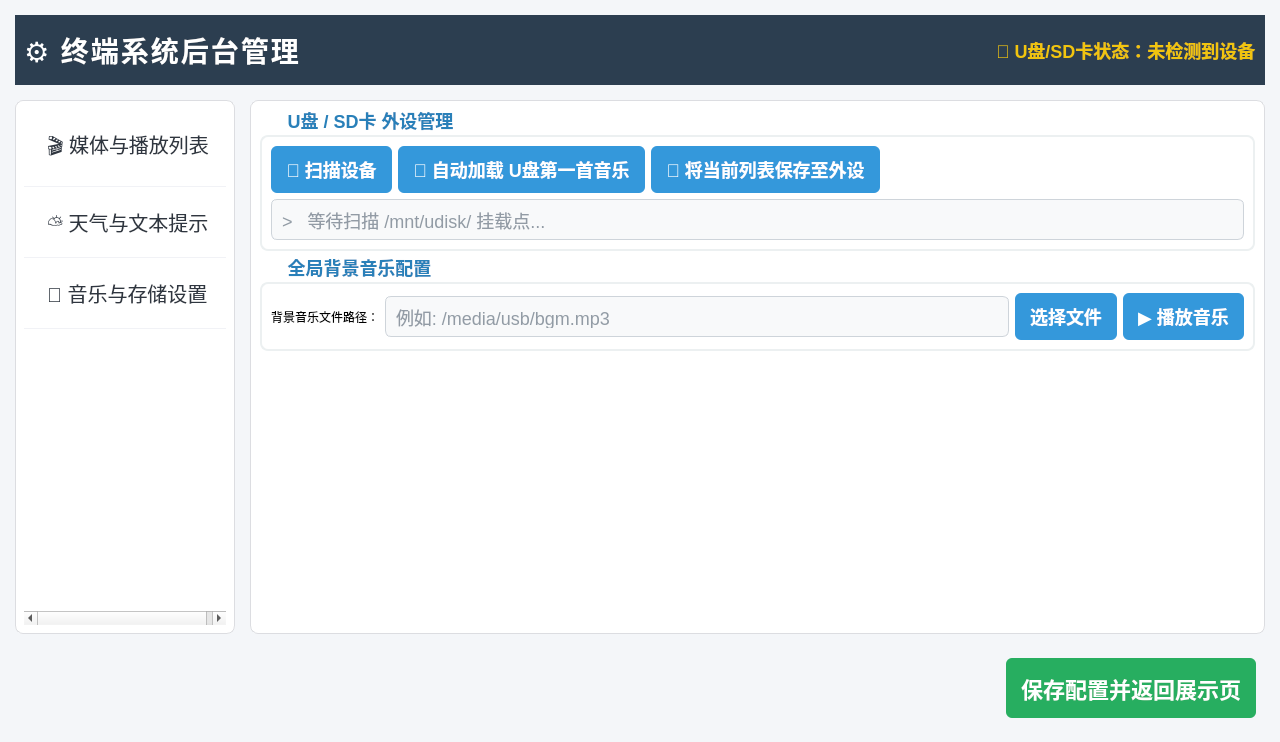
<?xml version="1.0" encoding="UTF-8"?>
<ui version="4.0">
 <class>AdminWidget</class>
 <widget class="QWidget" name="AdminWidget">
  <property name="geometry">
   <rect>
    <x>0</x>
    <y>0</y>
    <width>1280</width>
    <height>742</height>
   </rect>
  </property>
  <property name="windowTitle">
   <string>系统后台管理</string>
  </property>
  <property name="styleSheet">
   <string notr="true">
/* 全局样式 */
QWidget#AdminWidget {
    background-color: #f4f6f9;
    font-family: &quot;Microsoft YaHei&quot;, &quot;SimHei&quot;, sans-serif;
}

/* 顶部标题栏 */
QFrame#headerFrame {
    background-color: #2c3e50;
}
QLabel#lblTitle {
    color: #ffffff;
    font-size: 28px;
    font-weight: bold;
    letter-spacing: 2px;
}

/* 左侧导航菜单 */
QListWidget#listMenu {
    background-color: #ffffff;
    border: 1px solid #dcdde1;
    border-radius: 8px;
    font-size: 20px;
    outline: none;
}
QListWidget#listMenu::item {
    padding: 20px;
    border-bottom: 1px solid #f1f2f6;
    color: #2f3640;
}
QListWidget#listMenu::item:selected {
    background-color: #3498db;
    color: #ffffff;
    border-radius: 6px;
    font-weight: bold;
}

/* 右侧面板容器 */
QStackedWidget#stackedWidget {
    background-color: #ffffff;
    border: 1px solid #dcdde1;
    border-radius: 8px;
}

/* 组框样式 */
QGroupBox {
    font-size: 18px;
    font-weight: bold;
    color: #2980b9;
    border: 2px solid #ecf0f1;
    border-radius: 8px;
    margin-top: 25px;
}
QGroupBox::title {
    subcontrol-origin: margin;
    subcontrol-position: top left;
    padding: 0 10px;
    left: 15px;
}

/* 列表框与输入框 */
QListWidget, QLineEdit, QTextEdit {
    background-color: #f8f9fa;
    border: 1px solid #ced4da;
    border-radius: 6px;
    font-size: 18px;
    padding: 8px;
    color: #2c3e50;
}

/* 普通标签与复选框适配 */
QLabel#lblCity, QLabel#label_timer {
    font-size: 18px;
    font-weight: bold;
    color: #2c3e50;
}

QCheckBox#checkBox_timer {
    font-size: 18px;
    font-weight: bold;
    color: #2c3e50;
    spacing: 10px; 
}
QCheckBox::indicator {
    width: 24px;
    height: 24px;
}
QCheckBox::indicator:unchecked {
    background-color: #ffffff;
    border: 2px solid #bdc3c7;
    border-radius: 4px;
}
QCheckBox::indicator:checked {
    background-color: #3498db;
    border: 2px solid #3498db;
    border-radius: 4px;
}

/* 天气结果展示区背景 */
QWidget#weatherResultWidget {
    background-color: #ebf5fb;
    border-radius: 6px;
    border: 1px solid #d6eaf8;
}
QLabel#lblWeatherResult {
    color: #2980b9;
    font-size: 18px;
    line-height: 1.5; 
}

/* 按钮样式 */
QPushButton {
    background-color: #3498db;
    color: #ffffff;
    border: none;
    border-radius: 6px;
    padding: 10px 15px;
    font-size: 18px;
    font-weight: bold;
}
QPushButton:hover {
    background-color: #2980b9;
}
QPushButton:pressed {
    background-color: #1f618d;
}

/* 特殊控制按钮 */
QPushButton#btnVideoUp, QPushButton#btnVideoDown, QPushButton#btnImageUp, QPushButton#btnImageDown {
    background-color: #7f8c8d;
}
QPushButton#btnVideoDel, QPushButton#btnImageDel {
    background-color: #e74c3c;
}
QPushButton#btnVideoDel:hover, QPushButton#btnImageDel:hover {
    background-color: #c0392b;
}

/* 快捷输入按钮样式 (亮橙色) */
QPushButton#pushButton_quick {
    background-color: #e67e22;
    padding: 8px 12px;
}
QPushButton#pushButton_quick:hover {
    background-color: #d35400;
}

/* 底部全局应用按钮 */
QPushButton#btnApply {
    background-color: #27ae60;
    font-size: 22px;
    padding: 15px;
}
QPushButton#btnApply:hover {
    background-color: #2ecc71;
}
   </string>
  </property>
  <layout class="QVBoxLayout" name="verticalLayout_main">
   <property name="spacing">
    <number>15</number>
   </property>
   <property name="leftMargin">
    <number>15</number>
   </property>
   <property name="topMargin">
    <number>15</number>
   </property>
   <property name="rightMargin">
    <number>15</number>
   </property>
   <property name="bottomMargin">
    <number>15</number>
   </property>
   <item>
    <widget class="QFrame" name="headerFrame">
     <property name="minimumSize">
      <size>
       <width>0</width>
       <height>70</height>
      </size>
     </property>
     <layout class="QHBoxLayout" name="horizontalLayout_header">
      <item>
       <widget class="QLabel" name="lblTitle">
        <property name="text">
         <string>⚙️ 终端系统后台管理</string>
        </property>
       </widget>
      </item>
      <item>
       <spacer name="horizontalSpacer_header">
        <property name="orientation">
         <enum>Qt::Horizontal</enum>
        </property>
        <property name="sizeHint" stdset="0">
         <size>
          <width>40</width>
          <height>20</height>
         </size>
        </property>
       </spacer>
      </item>
      <item>
       <widget class="QLabel" name="lblStorageStatus">
        <property name="styleSheet">
         <string notr="true">color: #f1c40f; font-size: 18px; font-weight: bold;</string>
        </property>
        <property name="text">
         <string>💾 U盘/SD卡状态：未检测到设备</string>
        </property>
       </widget>
      </item>
     </layout>
    </widget>
   </item>
   <item>
    <layout class="QHBoxLayout" name="horizontalLayout_content">
     <property name="spacing">
      <number>15</number>
     </property>
     <item>
      <widget class="QListWidget" name="listMenu">
       <property name="sizePolicy">
        <sizepolicy hsizetype="Fixed" vsizetype="Expanding">
         <horstretch>0</horstretch>
         <verstretch>0</verstretch>
        </sizepolicy>
       </property>
       <property name="minimumSize">
        <size>
         <width>220</width>
         <height>0</height>
        </size>
       </property>
       <property name="maximumSize">
        <size>
         <width>220</width>
         <height>16777215</height>
        </size>
       </property>
       <item>
        <property name="text">
         <string>🎬 媒体与播放列表</string>
        </property>
       </item>
       <item>
        <property name="text">
         <string>⛅ 天气与文本提示</string>
        </property>
       </item>
       <item>
        <property name="text">
         <string>🎵 音乐与存储设置</string>
        </property>
       </item>
      </widget>
     </item>
     <item>
      <widget class="QStackedWidget" name="stackedWidget">
       <property name="currentIndex">
        <number>2</number>
       </property>
       <widget class="QWidget" name="pageMedia">
        <layout class="QHBoxLayout" name="horizontalLayout_media">
         <item>
          <widget class="QGroupBox" name="groupVideo">
           <property name="title">
            <string>视频播放列表 (排序控制)</string>
           </property>
           <layout class="QVBoxLayout" name="verticalLayout_video">
            <item>
             <layout class="QHBoxLayout" name="horizontalLayout">
              <item>
               <widget class="QPushButton" name="pushButton_videoget">
                <property name="text">
                 <string>🔄 自动扫描本地视频</string>
                </property>
               </widget>
              </item>
             </layout>
            </item>
            <item>
             <widget class="QListWidget" name="listVideos"/>
            </item>
            <item>
             <layout class="QHBoxLayout" name="horizontalLayout_vBtns">
              <item>
               <widget class="QPushButton" name="btnVideoAdd">
                <property name="text">
                 <string>添加</string>
                </property>
               </widget>
              </item>
              <item>
               <widget class="QPushButton" name="btnVideoDel">
                <property name="text">
                 <string>移除</string>
                </property>
               </widget>
              </item>
              <item>
               <widget class="QPushButton" name="btnVideoUp">
                <property name="text">
                 <string>上移</string>
                </property>
               </widget>
              </item>
              <item>
               <widget class="QPushButton" name="btnVideoDown">
                <property name="text">
                 <string>下移</string>
                </property>
               </widget>
              </item>
             </layout>
            </item>
           </layout>
          </widget>
         </item>
         <item>
          <widget class="QGroupBox" name="groupImage">
           <property name="title">
            <string>图文海报列表 (排序控制)</string>
           </property>
           <layout class="QVBoxLayout" name="verticalLayout_image">
            <item>
             <layout class="QHBoxLayout" name="horizontalLayout_2">
              <item>
               <widget class="QPushButton" name="pushButton_imageget">
                <property name="text">
                 <string>🔄 自动扫描本地图片</string>
                </property>
               </widget>
              </item>
             </layout>
            </item>
            <item>
             <widget class="QListWidget" name="listImages"/>
            </item>
            <item>
             <layout class="QHBoxLayout" name="horizontalLayout_iBtns">
              <item>
               <widget class="QPushButton" name="btnImageAdd">
                <property name="text">
                 <string>添加</string>
                </property>
               </widget>
              </item>
              <item>
               <widget class="QPushButton" name="btnImageDel">
                <property name="text">
                 <string>移除</string>
                </property>
               </widget>
              </item>
              <item>
               <widget class="QPushButton" name="btnImageUp">
                <property name="text">
                 <string>上移</string>
                </property>
               </widget>
              </item>
              <item>
               <widget class="QPushButton" name="btnImageDown">
                <property name="text">
                 <string>下移</string>
                </property>
               </widget>
              </item>
             </layout>
            </item>
           </layout>
          </widget>
         </item>
        </layout>
       </widget>
       <widget class="QWidget" name="pageText">
        <layout class="QVBoxLayout" name="verticalLayout_text">
         <item>
          <widget class="QGroupBox" name="groupWeather">
           <property name="title">
            <string>天气预报配置与预览</string>
           </property>
           <layout class="QVBoxLayout" name="verticalLayout_weather">
            <item>
             <layout class="QHBoxLayout" name="horizontalLayout_weatherInput">
              <item>
               <widget class="QLabel" name="lblCity">
                <property name="text">
                 <string>查询城市代码/拼音：</string>
                </property>
               </widget>
              </item>
              <item>
               <widget class="QLineEdit" name="txtCity">
                <property name="placeholderText">
                 <string>如：Beijing, Shanghai</string>
                </property>
               </widget>
              </item>
              <item>
               <widget class="QPushButton" name="btnTestWeather">
                <property name="text">
                 <string>🔍 测试获取天气</string>
                </property>
               </widget>
              </item>
             </layout>
            </item>
            <item>
             <widget class="QWidget" name="weatherResultWidget" native="true">
              <property name="minimumSize">
               <size>
                <width>0</width>
                <height>160</height>
               </size>
              </property>
              <layout class="QVBoxLayout" name="verticalLayout_wResult">
               <property name="leftMargin">
                <number>15</number>
               </property>
               <property name="topMargin">
                <number>10</number>
               </property>
               <property name="rightMargin">
                <number>15</number>
               </property>
               <property name="bottomMargin">
                <number>10</number>
               </property>
               <item>
                <widget class="QLabel" name="lblWeatherResult">
                 <property name="text">
                  <string>天气信息预览：暂无数据。请在上方输入城市并点击测试按钮。</string>
                 </property>
                 <property name="alignment">
                  <set>Qt::AlignLeading|Qt::AlignLeft|Qt::AlignTop</set>
                 </property>
                 <property name="wordWrap">
                  <bool>true</bool>
                 </property>
                </widget>
               </item>
              </layout>
             </widget>
            </item>
           </layout>
          </widget>
         </item>
         <item>
          <widget class="QGroupBox" name="groupTips">
           <property name="title">
            <string>社区温馨提示配置</string>
           </property>
           <layout class="QVBoxLayout" name="verticalLayout_tips">
            <item>
             <widget class="QTextEdit" name="txtTips">
              <property name="placeholderText">
               <string>在此输入长期显示的温馨提示信息...</string>
              </property>
             </widget>
            </item>
           </layout>
          </widget>
         </item>
         <item>
          <widget class="QGroupBox" name="groupEmergency">
           <property name="title">
            <string>紧急跑马灯广播发布</string>
           </property>
           <layout class="QHBoxLayout" name="horizontalLayout_emergency">
            <item>
             <widget class="QLineEdit" name="txtEmergency">
              <property name="maximumSize">
               <size>
                <width>330</width>
                <height>16777215</height>
               </size>
              </property>
              <property name="placeholderText">
               <string>在此输入紧急通知内容...</string>
              </property>
             </widget>
            </item>
            <item>
             <widget class="QPushButton" name="pushButton_quick2">
              <property name="cursor">
               <cursorShape>PointingHandCursor</cursorShape>
              </property>
              <property name="text">
               <string>⚡ 快捷常用语</string>
              </property>
             </widget>
            </item>
            <item>
             <widget class="QLabel" name="label_timer">
              <property name="text">
               <string>定时发布：</string>
              </property>
              <property name="alignment">
               <set>Qt::AlignRight|Qt::AlignTrailing|Qt::AlignVCenter</set>
              </property>
             </widget>
            </item>
            <item>
             <widget class="QCheckBox" name="checkBox_timer">
              <property name="text">
               <string>启用</string>
              </property>
             </widget>
            </item>
            <item>
             <widget class="QLineEdit" name="textEdit_timer">
              <property name="maximumSize">
               <size>
                <width>120</width>
                <height>16777215</height>
               </size>
              </property>
              <property name="placeholderText">
               <string>秒数(如 60)</string>
              </property>
             </widget>
            </item>
           </layout>
          </widget>
         </item>
        </layout>
       </widget>
       <widget class="QWidget" name="pageStorage">
        <layout class="QVBoxLayout" name="verticalLayout_storage">
         <item>
          <widget class="QGroupBox" name="groupStorage">
           <property name="title">
            <string>U盘 / SD卡 外设管理</string>
           </property>
           <layout class="QVBoxLayout" name="verticalLayout_s1">
            <item>
             <layout class="QHBoxLayout" name="horizontalLayout_sBtns">
              <item>
               <widget class="QPushButton" name="btnScanUsb">
                <property name="text">
                 <string>🔄 扫描设备</string>
                </property>
               </widget>
              </item>
              <item>
               <widget class="QPushButton" name="btnLoadUsbPlaylist">
                <property name="text">
                 <string>🎵 自动加载 U盘第一首音乐</string>
                </property>
               </widget>
              </item>
              <item>
               <widget class="QPushButton" name="btnSaveUsbPlaylist">
                <property name="text">
                 <string>💾 将当前列表保存至外设</string>
                </property>
               </widget>
              </item>
              <item>
               <spacer name="horizontalSpacer_s1">
                <property name="orientation">
                 <enum>Qt::Horizontal</enum>
                </property>
                <property name="sizeHint" stdset="0">
                 <size>
                  <width>40</width>
                  <height>20</height>
                 </size>
                </property>
               </spacer>
              </item>
             </layout>
            </item>
            <item>
             <widget class="QLineEdit" name="lineEdit_showcard">
              <property name="readOnly">
               <bool>true</bool>
              </property>
              <property name="placeholderText">
               <string>&gt;_ 等待扫描 /mnt/udisk/ 挂载点...</string>
              </property>
             </widget>
            </item>
           </layout>
          </widget>
         </item>
         <item>
          <widget class="QGroupBox" name="groupMusic">
           <property name="title">
            <string>全局背景音乐配置</string>
           </property>
           <layout class="QVBoxLayout" name="verticalLayout_m1">
            <item>
             <layout class="QHBoxLayout" name="horizontalLayout_mBtns">
              <item>
               <widget class="QLabel" name="lblMusic">
                <property name="text">
                 <string>背景音乐文件路径：</string>
                </property>
               </widget>
              </item>
              <item>
               <widget class="QLineEdit" name="txtBgmPath">
                <property name="placeholderText">
                 <string>例如: /media/usb/bgm.mp3</string>
                </property>
               </widget>
              </item>
              <item>
               <widget class="QPushButton" name="btnSelectBgm">
                <property name="text">
                 <string>选择文件</string>
                </property>
               </widget>
              </item>
              <item>
               <widget class="QPushButton" name="pushButton_Music">
                <property name="text">
                 <string>▶️ 播放音乐</string>
                </property>
               </widget>
              </item>
             </layout>
            </item>
           </layout>
          </widget>
         </item>
         <item>
          <spacer name="verticalSpacer_storage">
           <property name="orientation">
            <enum>Qt::Vertical</enum>
           </property>
           <property name="sizeHint" stdset="0">
            <size>
             <width>20</width>
             <height>40</height>
            </size>
           </property>
          </spacer>
         </item>
        </layout>
       </widget>
      </widget>
     </item>
    </layout>
   </item>
   <item>
    <widget class="QFrame" name="footerFrame">
     <layout class="QHBoxLayout" name="horizontalLayout_footer">
      <item>
       <spacer name="horizontalSpacer_footer">
        <property name="orientation">
         <enum>Qt::Horizontal</enum>
        </property>
        <property name="sizeHint" stdset="0">
         <size>
          <width>40</width>
          <height>20</height>
         </size>
        </property>
       </spacer>
      </item>
      <item>
       <widget class="QPushButton" name="btnApply">
        <property name="minimumSize">
         <size>
          <width>250</width>
          <height>60</height>
         </size>
        </property>
        <property name="cursor">
         <cursorShape>PointingHandCursor</cursorShape>
        </property>
        <property name="text">
         <string>保存配置并返回展示页</string>
        </property>
       </widget>
      </item>
     </layout>
    </widget>
   </item>
  </layout>
 </widget>
 <resources/>
 <connections>
  <connection>
   <sender>listMenu</sender>
   <signal>currentRowChanged(int)</signal>
   <receiver>stackedWidget</receiver>
   <slot>setCurrentIndex(int)</slot>
   <hints>
    <hint type="sourcelabel">
     <x>132</x>
     <y>354</y>
    </hint>
    <hint type="destinationlabel">
     <x>644</x>
     <y>367</y>
    </hint>
   </hints>
  </connection>
 </connections>
</ui>
